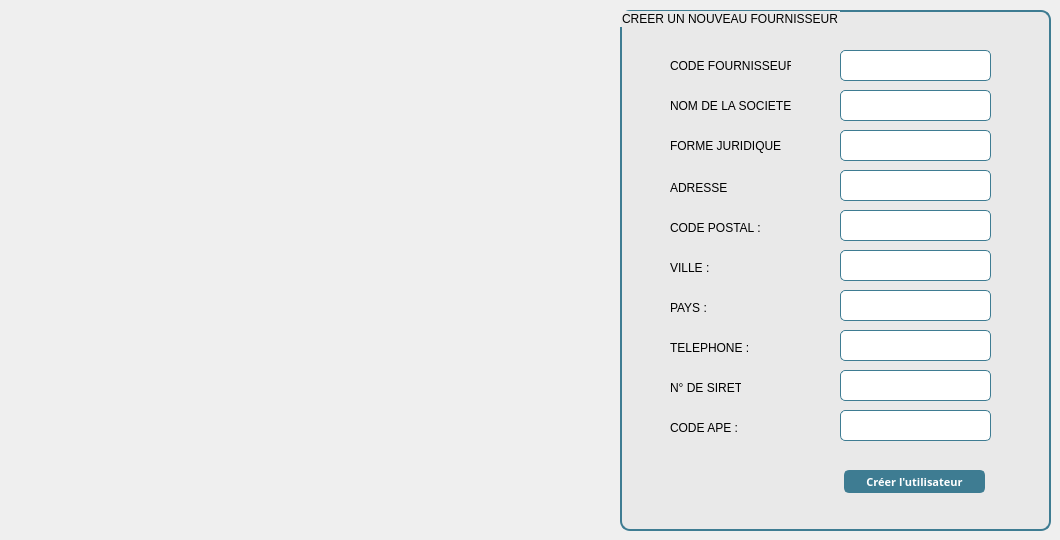
    <widget class="QWidget" name="tab_2">
     <attribute name="title">
      <string>Créer un fournisseur</string>
     </attribute>
     <widget class="QGroupBox" name="groupBox_3">
      <property name="geometry">
       <rect>
        <x>620</x>
        <y>10</y>
        <width>431</width>
        <height>521</height>
       </rect>
      </property>
      <property name="styleSheet">
       <string notr="true">background-color: rgb(233, 233, 233);
border-radius: 10px;
border:2px solid rgb(62, 124, 146);</string>
      </property>
      <property name="title">
       <string>CREER UN NOUVEAU FOURNISSEUR</string>
      </property>
      <widget class="QLabel" name="label_31">
       <property name="geometry">
        <rect>
         <x>50</x>
         <y>40</y>
         <width>121</width>
         <height>31</height>
        </rect>
       </property>
       <property name="styleSheet">
        <string notr="true">border: none;</string>
       </property>
       <property name="text">
        <string>CODE FOURNISSEUR :</string>
       </property>
      </widget>
      <widget class="QLabel" name="label_33">
       <property name="geometry">
        <rect>
         <x>50</x>
         <y>290</y>
         <width>61</width>
         <height>16</height>
        </rect>
       </property>
       <property name="styleSheet">
        <string notr="true">border: none;</string>
       </property>
       <property name="text">
        <string>PAYS :</string>
       </property>
      </widget>
      <widget class="QLabel" name="label_34">
       <property name="geometry">
        <rect>
         <x>50</x>
         <y>370</y>
         <width>71</width>
         <height>16</height>
        </rect>
       </property>
       <property name="styleSheet">
        <string notr="true">border: none;</string>
       </property>
       <property name="text">
        <string>N° DE SIRET :</string>
       </property>
      </widget>
      <widget class="QLabel" name="label_35">
       <property name="geometry">
        <rect>
         <x>50</x>
         <y>330</y>
         <width>81</width>
         <height>16</height>
        </rect>
       </property>
       <property name="styleSheet">
        <string notr="true">border: none;</string>
       </property>
       <property name="text">
        <string>TELEPHONE :</string>
       </property>
      </widget>
      <widget class="QLabel" name="label_36">
       <property name="geometry">
        <rect>
         <x>50</x>
         <y>210</y>
         <width>91</width>
         <height>16</height>
        </rect>
       </property>
       <property name="styleSheet">
        <string notr="true">border: none;</string>
       </property>
       <property name="text">
        <string>CODE POSTAL :</string>
       </property>
      </widget>
      <widget class="QLabel" name="label_37">
       <property name="geometry">
        <rect>
         <x>50</x>
         <y>125</y>
         <width>111</width>
         <height>21</height>
        </rect>
       </property>
       <property name="styleSheet">
        <string notr="true">border: none;</string>
       </property>
       <property name="text">
        <string>FORME JURIDIQUE :</string>
       </property>
      </widget>
      <widget class="QLabel" name="label_38">
       <property name="geometry">
        <rect>
         <x>50</x>
         <y>250</y>
         <width>41</width>
         <height>16</height>
        </rect>
       </property>
       <property name="styleSheet">
        <string notr="true">border: none;</string>
       </property>
       <property name="text">
        <string>VILLE :</string>
       </property>
      </widget>
      <widget class="QLineEdit" name="codeDuFournisseur">
       <property name="geometry">
        <rect>
         <x>220</x>
         <y>40</y>
         <width>151</width>
         <height>31</height>
        </rect>
       </property>
       <property name="styleSheet">
        <string notr="true">background-color: rgb(255, 255, 255);
border-radius: 5px;
border:1px solid rgb(62, 124, 146);</string>
       </property>
      </widget>
      <widget class="QLineEdit" name="nomSociete">
       <property name="geometry">
        <rect>
         <x>220</x>
         <y>80</y>
         <width>151</width>
         <height>31</height>
        </rect>
       </property>
       <property name="styleSheet">
        <string notr="true">background-color: rgb(255, 255, 255);
border-radius: 5px;
border:1px solid rgb(62, 124, 146);</string>
       </property>
      </widget>
      <widget class="QLineEdit" name="formeJuridique">
       <property name="geometry">
        <rect>
         <x>220</x>
         <y>120</y>
         <width>151</width>
         <height>31</height>
        </rect>
       </property>
       <property name="styleSheet">
        <string notr="true">background-color: rgb(255, 255, 255);
border-radius: 5px;
border:1px solid rgb(62, 124, 146);</string>
       </property>
      </widget>
      <widget class="QLineEdit" name="adresse">
       <property name="geometry">
        <rect>
         <x>220</x>
         <y>160</y>
         <width>151</width>
         <height>31</height>
        </rect>
       </property>
       <property name="styleSheet">
        <string notr="true">background-color: rgb(255, 255, 255);
border-radius: 5px;
border:1px solid rgb(62, 124, 146);</string>
       </property>
      </widget>
      <widget class="QLineEdit" name="codePostal">
       <property name="geometry">
        <rect>
         <x>220</x>
         <y>200</y>
         <width>151</width>
         <height>31</height>
        </rect>
       </property>
       <property name="styleSheet">
        <string notr="true">background-color: rgb(255, 255, 255);
border-radius: 5px;
border:1px solid rgb(62, 124, 146);</string>
       </property>
      </widget>
      <widget class="QLineEdit" name="ville">
       <property name="geometry">
        <rect>
         <x>220</x>
         <y>240</y>
         <width>151</width>
         <height>31</height>
        </rect>
       </property>
       <property name="styleSheet">
        <string notr="true">background-color: rgb(255, 255, 255);
border-radius: 5px;
border:1px solid rgb(62, 124, 146);</string>
       </property>
      </widget>
      <widget class="QLineEdit" name="pays">
       <property name="geometry">
        <rect>
         <x>220</x>
         <y>280</y>
         <width>151</width>
         <height>31</height>
        </rect>
       </property>
       <property name="styleSheet">
        <string notr="true">background-color: rgb(255, 255, 255);
border-radius: 5px;
border:1px solid rgb(62, 124, 146);</string>
       </property>
      </widget>
      <widget class="QLineEdit" name="telephone">
       <property name="geometry">
        <rect>
         <x>220</x>
         <y>320</y>
         <width>151</width>
         <height>31</height>
        </rect>
       </property>
       <property name="styleSheet">
        <string notr="true">background-color: rgb(255, 255, 255);
border-radius: 5px;
border:1px solid rgb(62, 124, 146);</string>
       </property>
      </widget>
      <widget class="QLineEdit" name="siret">
       <property name="geometry">
        <rect>
         <x>220</x>
         <y>360</y>
         <width>151</width>
         <height>31</height>
        </rect>
       </property>
       <property name="styleSheet">
        <string notr="true">background-color: rgb(255, 255, 255);
border-radius: 5px;
border:1px solid rgb(62, 124, 146);</string>
       </property>
      </widget>
      <widget class="QLineEdit" name="ape">
       <property name="geometry">
        <rect>
         <x>220</x>
         <y>400</y>
         <width>151</width>
         <height>31</height>
        </rect>
       </property>
       <property name="styleSheet">
        <string notr="true">background-color: rgb(255, 255, 255);
border-radius: 5px;
border:1px solid rgb(62, 124, 146);</string>
       </property>
      </widget>
      <widget class="QLabel" name="label_32">
       <property name="geometry">
        <rect>
         <x>50</x>
         <y>170</y>
         <width>61</width>
         <height>16</height>
        </rect>
       </property>
       <property name="styleSheet">
        <string notr="true">border: none;</string>
       </property>
       <property name="text">
        <string>ADRESSE :</string>
       </property>
      </widget>
      <widget class="QLabel" name="label_39">
       <property name="geometry">
        <rect>
         <x>50</x>
         <y>80</y>
         <width>121</width>
         <height>31</height>
        </rect>
       </property>
       <property name="styleSheet">
        <string notr="true">border: none;</string>
       </property>
       <property name="text">
        <string>NOM DE LA SOCIETE :</string>
       </property>
      </widget>
      <widget class="QLabel" name="label_40">
       <property name="geometry">
        <rect>
         <x>50</x>
         <y>410</y>
         <width>71</width>
         <height>16</height>
        </rect>
       </property>
       <property name="styleSheet">
        <string notr="true">border: none;</string>
       </property>
       <property name="text">
        <string>CODE APE :</string>
       </property>
      </widget>
      <widget class="QPushButton" name="creerFournisseur">
       <property name="geometry">
        <rect>
         <x>224</x>
         <y>460</y>
         <width>141</width>
         <height>23</height>
        </rect>
       </property>
       <property name="font">
        <font>
         <family>Malgun Gothic</family>
         <pointsize>8</pointsize>
         <weight>75</weight>
         <italic>false</italic>
         <bold>true</bold>
        </font>
       </property>
       <property name="styleSheet">
        <string notr="true">background-color: rgb(62, 124, 146);
color: rgb(255, 255, 255);
border-radius: 5px;</string>
       </property>
       <property name="text">
        <string>Créer l'utilisateur</string>
       </property>
      </widget>
     </widget>
    </widget>
